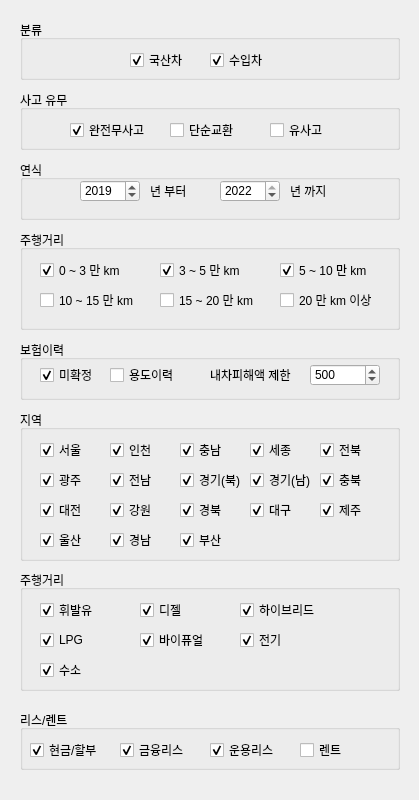
<?xml version="1.0" encoding="UTF-8"?>
<ui version="4.0">
 <class>Form</class>
 <widget class="QWidget" name="Form">
  <property name="geometry">
   <rect>
    <x>0</x>
    <y>0</y>
    <width>419</width>
    <height>800</height>
   </rect>
  </property>
  <property name="windowTitle">
   <string>Form</string>
  </property>
  <widget class="QGroupBox" name="groupBox_2">
   <property name="geometry">
    <rect>
     <x>20</x>
     <y>230</y>
     <width>380</width>
     <height>100</height>
    </rect>
   </property>
   <property name="title">
    <string>주행거리</string>
   </property>
   <widget class="QCheckBox" name="checkBox_4">
    <property name="geometry">
     <rect>
      <x>20</x>
      <y>30</y>
      <width>101</width>
      <height>20</height>
     </rect>
    </property>
    <property name="text">
     <string>0 ~ 3 만 km</string>
    </property>
    <property name="checked">
     <bool>true</bool>
    </property>
   </widget>
   <widget class="QCheckBox" name="checkBox_5">
    <property name="geometry">
     <rect>
      <x>140</x>
      <y>30</y>
      <width>101</width>
      <height>20</height>
     </rect>
    </property>
    <property name="text">
     <string>3 ~ 5 만 km</string>
    </property>
    <property name="checked">
     <bool>true</bool>
    </property>
   </widget>
   <widget class="QCheckBox" name="checkBox_6">
    <property name="geometry">
     <rect>
      <x>260</x>
      <y>30</y>
      <width>101</width>
      <height>20</height>
     </rect>
    </property>
    <property name="text">
     <string>5 ~ 10 만 km</string>
    </property>
    <property name="checked">
     <bool>true</bool>
    </property>
   </widget>
   <widget class="QCheckBox" name="checkBox_7">
    <property name="geometry">
     <rect>
      <x>20</x>
      <y>60</y>
      <width>101</width>
      <height>20</height>
     </rect>
    </property>
    <property name="text">
     <string>10 ~ 15 만 km</string>
    </property>
   </widget>
   <widget class="QCheckBox" name="checkBox_8">
    <property name="geometry">
     <rect>
      <x>260</x>
      <y>60</y>
      <width>101</width>
      <height>20</height>
     </rect>
    </property>
    <property name="text">
     <string>20 만 km 이상</string>
    </property>
   </widget>
   <widget class="QCheckBox" name="checkBox_9">
    <property name="geometry">
     <rect>
      <x>140</x>
      <y>60</y>
      <width>101</width>
      <height>20</height>
     </rect>
    </property>
    <property name="text">
     <string>15 ~ 20 만 km</string>
    </property>
   </widget>
  </widget>
  <widget class="QGroupBox" name="groupBox">
   <property name="geometry">
    <rect>
     <x>20</x>
     <y>90</y>
     <width>380</width>
     <height>60</height>
    </rect>
   </property>
   <property name="title">
    <string>사고 유무</string>
   </property>
   <widget class="QCheckBox" name="checkBox">
    <property name="geometry">
     <rect>
      <x>50</x>
      <y>30</y>
      <width>80</width>
      <height>20</height>
     </rect>
    </property>
    <property name="text">
     <string>완전무사고</string>
    </property>
    <property name="checked">
     <bool>true</bool>
    </property>
   </widget>
   <widget class="QCheckBox" name="checkBox_2">
    <property name="geometry">
     <rect>
      <x>150</x>
      <y>30</y>
      <width>80</width>
      <height>20</height>
     </rect>
    </property>
    <property name="text">
     <string>단순교환</string>
    </property>
   </widget>
   <widget class="QCheckBox" name="checkBox_3">
    <property name="geometry">
     <rect>
      <x>250</x>
      <y>30</y>
      <width>80</width>
      <height>20</height>
     </rect>
    </property>
    <property name="text">
     <string>유사고</string>
    </property>
   </widget>
  </widget>
  <widget class="QGroupBox" name="groupBox_7">
   <property name="geometry">
    <rect>
     <x>20</x>
     <y>160</y>
     <width>380</width>
     <height>60</height>
    </rect>
   </property>
   <property name="title">
    <string>연식</string>
   </property>
   <widget class="QSpinBox" name="spinBox_18">
    <property name="geometry">
     <rect>
      <x>60</x>
      <y>20</y>
      <width>60</width>
      <height>22</height>
     </rect>
    </property>
    <property name="minimum">
     <number>1900</number>
    </property>
    <property name="maximum">
     <number>2022</number>
    </property>
    <property name="value">
     <number>2019</number>
    </property>
   </widget>
   <widget class="QSpinBox" name="spinBox_19">
    <property name="geometry">
     <rect>
      <x>200</x>
      <y>20</y>
      <width>60</width>
      <height>22</height>
     </rect>
    </property>
    <property name="minimum">
     <number>1900</number>
    </property>
    <property name="maximum">
     <number>2022</number>
    </property>
    <property name="value">
     <number>2022</number>
    </property>
   </widget>
   <widget class="QLabel" name="label_18">
    <property name="geometry">
     <rect>
      <x>130</x>
      <y>20</y>
      <width>56</width>
      <height>22</height>
     </rect>
    </property>
    <property name="text">
     <string>년 부터</string>
    </property>
   </widget>
   <widget class="QLabel" name="label_19">
    <property name="geometry">
     <rect>
      <x>270</x>
      <y>20</y>
      <width>56</width>
      <height>22</height>
     </rect>
    </property>
    <property name="text">
     <string>년 까지</string>
    </property>
   </widget>
  </widget>
  <widget class="QGroupBox" name="groupBox_6">
   <property name="geometry">
    <rect>
     <x>20</x>
     <y>410</y>
     <width>380</width>
     <height>151</height>
    </rect>
   </property>
   <property name="title">
    <string>지역</string>
   </property>
   <widget class="QCheckBox" name="checkBox_12">
    <property name="geometry">
     <rect>
      <x>20</x>
      <y>30</y>
      <width>65</width>
      <height>20</height>
     </rect>
    </property>
    <property name="text">
     <string>서울</string>
    </property>
    <property name="checked">
     <bool>true</bool>
    </property>
   </widget>
   <widget class="QCheckBox" name="checkBox_13">
    <property name="geometry">
     <rect>
      <x>90</x>
      <y>30</y>
      <width>65</width>
      <height>20</height>
     </rect>
    </property>
    <property name="text">
     <string>인천</string>
    </property>
    <property name="checked">
     <bool>true</bool>
    </property>
   </widget>
   <widget class="QCheckBox" name="checkBox_14">
    <property name="geometry">
     <rect>
      <x>160</x>
      <y>30</y>
      <width>65</width>
      <height>20</height>
     </rect>
    </property>
    <property name="text">
     <string>충남</string>
    </property>
    <property name="checked">
     <bool>true</bool>
    </property>
   </widget>
   <widget class="QCheckBox" name="checkBox_15">
    <property name="geometry">
     <rect>
      <x>230</x>
      <y>30</y>
      <width>65</width>
      <height>20</height>
     </rect>
    </property>
    <property name="text">
     <string>세종</string>
    </property>
    <property name="checked">
     <bool>true</bool>
    </property>
   </widget>
   <widget class="QCheckBox" name="checkBox_16">
    <property name="geometry">
     <rect>
      <x>300</x>
      <y>30</y>
      <width>65</width>
      <height>20</height>
     </rect>
    </property>
    <property name="text">
     <string>전북</string>
    </property>
    <property name="checked">
     <bool>true</bool>
    </property>
   </widget>
   <widget class="QCheckBox" name="checkBox_17">
    <property name="geometry">
     <rect>
      <x>20</x>
      <y>60</y>
      <width>65</width>
      <height>20</height>
     </rect>
    </property>
    <property name="text">
     <string>광주</string>
    </property>
    <property name="checked">
     <bool>true</bool>
    </property>
   </widget>
   <widget class="QCheckBox" name="checkBox_18">
    <property name="geometry">
     <rect>
      <x>300</x>
      <y>60</y>
      <width>65</width>
      <height>20</height>
     </rect>
    </property>
    <property name="text">
     <string>충북</string>
    </property>
    <property name="checked">
     <bool>true</bool>
    </property>
   </widget>
   <widget class="QCheckBox" name="checkBox_19">
    <property name="geometry">
     <rect>
      <x>160</x>
      <y>60</y>
      <width>65</width>
      <height>20</height>
     </rect>
    </property>
    <property name="text">
     <string>경기(북)</string>
    </property>
    <property name="checked">
     <bool>true</bool>
    </property>
   </widget>
   <widget class="QCheckBox" name="checkBox_20">
    <property name="geometry">
     <rect>
      <x>90</x>
      <y>60</y>
      <width>65</width>
      <height>20</height>
     </rect>
    </property>
    <property name="text">
     <string>전남</string>
    </property>
    <property name="checked">
     <bool>true</bool>
    </property>
   </widget>
   <widget class="QCheckBox" name="checkBox_21">
    <property name="geometry">
     <rect>
      <x>230</x>
      <y>60</y>
      <width>65</width>
      <height>20</height>
     </rect>
    </property>
    <property name="text">
     <string>경기(남)</string>
    </property>
    <property name="checked">
     <bool>true</bool>
    </property>
   </widget>
   <widget class="QCheckBox" name="checkBox_22">
    <property name="geometry">
     <rect>
      <x>20</x>
      <y>90</y>
      <width>65</width>
      <height>20</height>
     </rect>
    </property>
    <property name="text">
     <string>대전</string>
    </property>
    <property name="checked">
     <bool>true</bool>
    </property>
   </widget>
   <widget class="QCheckBox" name="checkBox_23">
    <property name="geometry">
     <rect>
      <x>160</x>
      <y>90</y>
      <width>65</width>
      <height>20</height>
     </rect>
    </property>
    <property name="text">
     <string>경북</string>
    </property>
    <property name="checked">
     <bool>true</bool>
    </property>
   </widget>
   <widget class="QCheckBox" name="checkBox_24">
    <property name="geometry">
     <rect>
      <x>230</x>
      <y>90</y>
      <width>65</width>
      <height>20</height>
     </rect>
    </property>
    <property name="text">
     <string>대구</string>
    </property>
    <property name="checked">
     <bool>true</bool>
    </property>
   </widget>
   <widget class="QCheckBox" name="checkBox_25">
    <property name="geometry">
     <rect>
      <x>90</x>
      <y>90</y>
      <width>65</width>
      <height>20</height>
     </rect>
    </property>
    <property name="text">
     <string>강원</string>
    </property>
    <property name="checked">
     <bool>true</bool>
    </property>
   </widget>
   <widget class="QCheckBox" name="checkBox_26">
    <property name="geometry">
     <rect>
      <x>300</x>
      <y>90</y>
      <width>65</width>
      <height>20</height>
     </rect>
    </property>
    <property name="text">
     <string>제주</string>
    </property>
    <property name="checked">
     <bool>true</bool>
    </property>
   </widget>
   <widget class="QCheckBox" name="checkBox_27">
    <property name="geometry">
     <rect>
      <x>160</x>
      <y>120</y>
      <width>65</width>
      <height>20</height>
     </rect>
    </property>
    <property name="text">
     <string>부산</string>
    </property>
    <property name="checked">
     <bool>true</bool>
    </property>
   </widget>
   <widget class="QCheckBox" name="checkBox_28">
    <property name="geometry">
     <rect>
      <x>20</x>
      <y>120</y>
      <width>65</width>
      <height>20</height>
     </rect>
    </property>
    <property name="text">
     <string>울산</string>
    </property>
    <property name="checked">
     <bool>true</bool>
    </property>
   </widget>
   <widget class="QCheckBox" name="checkBox_29">
    <property name="geometry">
     <rect>
      <x>90</x>
      <y>120</y>
      <width>65</width>
      <height>20</height>
     </rect>
    </property>
    <property name="text">
     <string>경남</string>
    </property>
    <property name="checked">
     <bool>true</bool>
    </property>
   </widget>
  </widget>
  <widget class="QGroupBox" name="groupBox_8">
   <property name="geometry">
    <rect>
     <x>20</x>
     <y>20</y>
     <width>380</width>
     <height>60</height>
    </rect>
   </property>
   <property name="title">
    <string>분류</string>
   </property>
   <widget class="QCheckBox" name="checkBox_30">
    <property name="geometry">
     <rect>
      <x>110</x>
      <y>30</y>
      <width>70</width>
      <height>20</height>
     </rect>
    </property>
    <property name="text">
     <string>국산차</string>
    </property>
    <property name="checked">
     <bool>true</bool>
    </property>
   </widget>
   <widget class="QCheckBox" name="checkBox_31">
    <property name="geometry">
     <rect>
      <x>190</x>
      <y>30</y>
      <width>70</width>
      <height>20</height>
     </rect>
    </property>
    <property name="text">
     <string>수입차</string>
    </property>
    <property name="checked">
     <bool>true</bool>
    </property>
   </widget>
  </widget>
  <widget class="QGroupBox" name="groupBox_3">
   <property name="geometry">
    <rect>
     <x>20</x>
     <y>340</y>
     <width>380</width>
     <height>60</height>
    </rect>
   </property>
   <property name="title">
    <string>보험이력</string>
   </property>
   <widget class="QCheckBox" name="checkBox_10">
    <property name="geometry">
     <rect>
      <x>20</x>
      <y>20</y>
      <width>60</width>
      <height>30</height>
     </rect>
    </property>
    <property name="text">
     <string>미확정</string>
    </property>
    <property name="checked">
     <bool>true</bool>
    </property>
   </widget>
   <widget class="QWidget" name="widget" native="true">
    <property name="geometry">
     <rect>
      <x>180</x>
      <y>20</y>
      <width>191</width>
      <height>30</height>
     </rect>
    </property>
    <widget class="QSpinBox" name="spinBox">
     <property name="geometry">
      <rect>
       <x>110</x>
       <y>4</y>
       <width>70</width>
       <height>22</height>
      </rect>
     </property>
     <property name="maximum">
      <number>99999</number>
     </property>
     <property name="value">
      <number>500</number>
     </property>
    </widget>
    <widget class="QLabel" name="label">
     <property name="geometry">
      <rect>
       <x>10</x>
       <y>4</y>
       <width>90</width>
       <height>22</height>
      </rect>
     </property>
     <property name="text">
      <string>내차피해액 제한</string>
     </property>
    </widget>
   </widget>
   <widget class="QCheckBox" name="checkBox_11">
    <property name="geometry">
     <rect>
      <x>90</x>
      <y>20</y>
      <width>70</width>
      <height>30</height>
     </rect>
    </property>
    <property name="text">
     <string>용도이력</string>
    </property>
   </widget>
  </widget>
  <widget class="QGroupBox" name="groupBox_4">
   <property name="geometry">
    <rect>
     <x>20</x>
     <y>570</y>
     <width>380</width>
     <height>121</height>
    </rect>
   </property>
   <property name="title">
    <string>주행거리</string>
   </property>
   <widget class="QCheckBox" name="checkBox_32">
    <property name="geometry">
     <rect>
      <x>20</x>
      <y>30</y>
      <width>80</width>
      <height>20</height>
     </rect>
    </property>
    <property name="text">
     <string>휘발유</string>
    </property>
    <property name="checked">
     <bool>true</bool>
    </property>
   </widget>
   <widget class="QCheckBox" name="checkBox_33">
    <property name="geometry">
     <rect>
      <x>120</x>
      <y>30</y>
      <width>80</width>
      <height>20</height>
     </rect>
    </property>
    <property name="text">
     <string>디젤</string>
    </property>
    <property name="checked">
     <bool>true</bool>
    </property>
   </widget>
   <widget class="QCheckBox" name="checkBox_34">
    <property name="geometry">
     <rect>
      <x>220</x>
      <y>30</y>
      <width>80</width>
      <height>20</height>
     </rect>
    </property>
    <property name="text">
     <string>하이브리드</string>
    </property>
    <property name="checked">
     <bool>true</bool>
    </property>
   </widget>
   <widget class="QCheckBox" name="checkBox_35">
    <property name="geometry">
     <rect>
      <x>20</x>
      <y>60</y>
      <width>80</width>
      <height>20</height>
     </rect>
    </property>
    <property name="text">
     <string>LPG</string>
    </property>
    <property name="checked">
     <bool>true</bool>
    </property>
   </widget>
   <widget class="QCheckBox" name="checkBox_36">
    <property name="geometry">
     <rect>
      <x>120</x>
      <y>60</y>
      <width>80</width>
      <height>20</height>
     </rect>
    </property>
    <property name="text">
     <string>바이퓨얼</string>
    </property>
    <property name="checked">
     <bool>true</bool>
    </property>
   </widget>
   <widget class="QCheckBox" name="checkBox_37">
    <property name="geometry">
     <rect>
      <x>220</x>
      <y>60</y>
      <width>80</width>
      <height>20</height>
     </rect>
    </property>
    <property name="text">
     <string>전기</string>
    </property>
    <property name="checked">
     <bool>true</bool>
    </property>
   </widget>
   <widget class="QCheckBox" name="checkBox_38">
    <property name="geometry">
     <rect>
      <x>20</x>
      <y>90</y>
      <width>80</width>
      <height>20</height>
     </rect>
    </property>
    <property name="text">
     <string>수소</string>
    </property>
    <property name="checked">
     <bool>true</bool>
    </property>
   </widget>
  </widget>
  <widget class="QGroupBox" name="groupBox_5">
   <property name="geometry">
    <rect>
     <x>20</x>
     <y>710</y>
     <width>380</width>
     <height>60</height>
    </rect>
   </property>
   <property name="title">
    <string>리스/렌트</string>
   </property>
   <widget class="QCheckBox" name="checkBox_39">
    <property name="geometry">
     <rect>
      <x>10</x>
      <y>30</y>
      <width>80</width>
      <height>20</height>
     </rect>
    </property>
    <property name="text">
     <string>현금/할부</string>
    </property>
    <property name="checked">
     <bool>true</bool>
    </property>
   </widget>
   <widget class="QCheckBox" name="checkBox_40">
    <property name="geometry">
     <rect>
      <x>100</x>
      <y>30</y>
      <width>80</width>
      <height>20</height>
     </rect>
    </property>
    <property name="text">
     <string>금융리스</string>
    </property>
    <property name="checked">
     <bool>true</bool>
    </property>
   </widget>
   <widget class="QCheckBox" name="checkBox_41">
    <property name="geometry">
     <rect>
      <x>190</x>
      <y>30</y>
      <width>80</width>
      <height>20</height>
     </rect>
    </property>
    <property name="text">
     <string>운용리스</string>
    </property>
    <property name="checked">
     <bool>true</bool>
    </property>
   </widget>
   <widget class="QCheckBox" name="checkBox_42">
    <property name="geometry">
     <rect>
      <x>280</x>
      <y>30</y>
      <width>80</width>
      <height>20</height>
     </rect>
    </property>
    <property name="text">
     <string>렌트</string>
    </property>
   </widget>
  </widget>
 </widget>
 <resources/>
 <connections/>
</ui>
